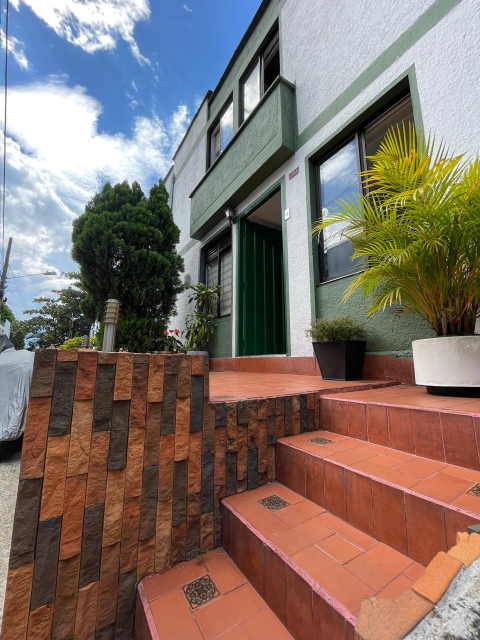
#> input picture Rotacion_Traslacion_Ecualizacion/input/casa_dia.jpg, 960 x 1280 px, found by its file name (shown at 1/2 size)
$ jupyter execute Rotacion_Traslacion_Ecualizacion.ipynb
#> lines starting #> are read from the running program, lines starting #| are printed output that depends on the picture
# Transformaciones Geométricas y Ecualización de Histogramas

## Objetivo
Analizar y aplicar técnicas de **procesamiento digital de imágenes** que incluyan transformaciones geométricas (rotación, traslación y escalado) y **ecualización de histogramas**, con el fin de comprender cómo se modifican las propiedades espaciales y tonalidades de una imagen.

---

## Fundamentación Teórica

### 1. Procesamiento Digital de Imágenes
El procesamiento digital de imágenes consiste en aplicar **operaciones matemáticas y computacionales** sobre una imagen para mejorar su calidad, extraer información o modificar su estructura visual. Las imágenes son tratadas como matrices numéricas, donde cada píxel representa un valor de intensidad o color.

---

### 2. Transformaciones Geométricas

Las **transformaciones geométricas** alteran la posición, orientación o tamaño de los píxeles de una imagen, manteniendo su contenido original. Son esenciales en tareas como la alineación, rotación, registro o corrección de perspectiva.

#### a) Rotación
Consiste en girar la imagen un ángulo determinado respecto a un punto de referencia, generalmente el centro.
Se representa mediante una **matriz de rotación**:

\begin{bmatrix}
\cos\theta & -\sin\theta \\
\sin\theta & \cos\theta
\end{bmatrix}

Esta operación se implementa en OpenCV con la función `cv2.getRotationMatrix2D()`.

####  b) Traslación
Desplaza todos los píxeles una distancia fija en los ejes X y Y.
Se describe mediante la **matriz de traslación**:

\begin{bmatrix}
1 & 0 & t_x \\
0 & 1 & t_y
\end{bmatrix}

donde \(t_x\) y \(t_y\) son los desplazamientos horizontales y verticales respectivamente.

####  c) Escalado
Cambia el tamaño de la imagen multiplicando sus dimensiones por un factor de escala \(s\).

\begin{bmatrix}
s_x & 0 \\
0 & s_y
\end{bmatrix}

Un valor de \(s > 1\) amplía la imagen, mientras que \(s < 1\) la reduce.

En OpenCV, las transformaciones afines combinan estos efectos y se aplican con `cv2.warpAffine()`.

---

### 3. Creación de GIF Animado

La generación de un GIF a partir de una secuencia de imágenes transformadas permite **visualizar dinámicamente** los cambios geométricos (rotación y escala progresiva).
Este proceso se realiza usando la librería `PIL` o `imageio`, que combinan varios fotogramas en una animación continua.

---

### 4. Histogramas de Imágenes

Un **histograma** representa la distribución de los niveles de intensidad de los píxeles en una imagen.
- En imágenes **claras**, el histograma se concentra en los valores altos (cercanos a 255).
- En imágenes **oscuras**, predomina en los valores bajos (cercanos a 0).
- En imágenes **de buen contraste**, el histograma cubre una mayor parte del rango tonal.

La función `cv2.calcHist()` permite obtener el histograma de una imagen en OpenCV.

---

### 5. Ecualización de Histograma

La **ecualización de histograma** es una técnica de mejora del contraste que redistribuye los niveles de intensidad de una imagen, buscando que los valores se repartan de forma más uniforme.
Su objetivo es **aumentar el rango dinámico** visible y resaltar detalles en zonas oscuras o muy iluminadas.

Matemáticamente, se basa en la **función de distribución acumulativa (CDF)** del histograma normalizado.

En OpenCV, se implementa mediante:
```python
cv2.equalizeHist(imagen_gris)

[cell 1]
import cv2
import numpy as np
import matplotlib.pyplot as plt
from PIL import Image
import imageio
import os

# ==============================================
# CONFIGURACIÓN DE CARPETAS
# ==============================================
INPUT_DIR = "Input"
OUTPUT_DIR = "Output"

os.makedirs(INPUT_DIR, exist_ok=True)
os.makedirs(OUTPUT_DIR, exist_ok=True)

print("📂 Carpeta de entrada:", os.path.abspath(INPUT_DIR))
print("📂 Carpeta de salida:", os.path.abspath(OUTPUT_DIR))

# ==============================================
# FUNCIONES AUXILIARES
# ==============================================

def cargar_imagen(nombre_archivo):
    """Carga una imagen desde la carpeta Input y la devuelve en RGB"""
    ruta = os.path.join(INPUT_DIR, nombre_archivo)
    if not os.path.exists(ruta):
        raise FileNotFoundError(f"❌ No se encontró la imagen: {ruta}")
    img = cv2.imread(ruta)
    img = cv2.cvtColor(img, cv2.COLOR_BGR2RGB)
    print(f"✅ Imagen cargada: {nombre_archivo}")
    return img, ruta


def mostrar_imagenes(imagenes, titulos, nombre_salida, figsize=(12, 6)):
    """Muestra una lista de imágenes con sus títulos y las guarda en Output"""
    n = len(imagenes)
    plt.figure(figsize=figsize)
    for i in range(n):
        plt.subplot(1, n, i + 1)
        plt.imshow(imagenes[i])
        plt.title(titulos[i])
        plt.axis("off")

    plt.tight_layout()
    ruta_salida = os.path.join(OUTPUT_DIR, nombre_salida)
    plt.savefig(ruta_salida)
    plt.show()
    print(f"💾 Imagen guardada en: {ruta_salida}")


def transformar_imagen(img, angulo=0, traslacion=(0, 0), escala=1.0):
    """Aplica rotación, traslación y escala a una imagen"""
    h, w = img.shape[:2]
    center = (w // 2, h // 2)

    # Rotación + Escala
    M_rot = cv2.getRotationMatrix2D(center, angulo, escala)
    transformed = cv2.warpAffine(img, M_rot, (w, h))

    # Traslación
    tx, ty = traslacion
    M_trans = np.float32([[1, 0, tx], [0, 1, ty]])
    transformed = cv2.warpAffine(transformed, M_trans, (w, h))

    return transformed


def crear_gif(imagen, pasos=8, duracion=300, nombre="transformaciones.gif"):
    """Crea un GIF de transformaciones rotación + escala decreciente"""
    h, w = imagen.shape[:2]
    center = (w // 2, h // 2)
    frames = []

    for i in range(pasos):
        angle = 15 * i
        scale = max(0.1, 1 - i * 0.05)
        M = cv2.getRotationMatrix2D(center, angle, scale)
        transformed = cv2.warpAffine(imagen, M, (w, h))
        frames.append(Image.fromarray(transformed))

    ruta_gif = os.path.join(OUTPUT_DIR, nombre)
    frames[0].save(ruta_gif, save_all=True, append_images=frames[1:], duration=duracion, loop=0)
    print(f"💾 GIF creado: {ruta_gif}")


def ecualizar_histograma(img, nombre="ecualizacion.png"):
    """Convierte a gris y ecualiza el histograma"""
    gray = cv2.cvtColor(img, cv2.COLOR_RGB2GRAY)
    eq = cv2.equalizeHist(gray)

    # Mostrar y guardar imágenes
    mostrar_imagenes([gray, eq], ["Original", "Ecualizada"], nombre)

    # Mostrar histogramas
    hist_original = cv2.calcHist([gray], [0], None, [256], [0, 256])
    hist_eq = cv2.calcHist([eq], [0], None, [256], [0, 256])

    plt.figure(figsize=(8, 4))
    plt.plot(hist_original, label="Original")
    plt.plot(hist_eq, label="Ecualizada")
    plt.title("Comparación de histogramas")
    plt.xlabel("Nivel de intensidad")
    plt.ylabel("Frecuencia")
    plt.legend()

    ruta_hist = os.path.join(OUTPUT_DIR, "histograma_ecualizacion.png")
    plt.savefig(ruta_hist)
    plt.show()
    print(f"💾 Histograma guardado: {ruta_hist}")


def comparar_histogramas(nombres_archivos, etiquetas=["Día", "Noche"], nombre="comparacion_histogramas.png"):
    """Compara histogramas de imágenes Día y Noche"""
    if len(nombres_archivos) < 2:
        print("⚠️ Se requieren al menos dos imágenes para comparar histogramas.")
        return

    hists = []
    for archivo in nombres_archivos:
        ruta = os.path.join(INPUT_DIR, archivo)
        img = cv2.imread(ruta)
        img_gray = cv2.cvtColor(img, cv2.COLOR_BGR2GRAY)
        hist = cv2.calcHist([img_gray], [0], None, [256], [0, 256])
        hist /= hist.sum()
        hists.append(hist)

    plt.figure(figsize=(8, 4))
    colores = ['gold', 'blue']
    for i in range(2):
        plt.plot(hists[i], label=etiquetas[i], color=colores[i])
    plt.title("Comparación de histogramas Día vs Noche")
    plt.xlabel("Intensidad de píxel")
    plt.ylabel("Frecuencia normalizada")
    plt.legend()

    ruta_salida = os.path.join(OUTPUT_DIR, nombre)
    plt.savefig(ruta_salida)
    plt.show()
    print(f"💾 Comparación guardada: {ruta_salida}")

# ==============================================
# 1. CARGAR IMÁGENES DESDE INPUT
# ==============================================
img_dia, ruta_dia = cargar_imagen("casa_dia.jpg")
#> in cargar_imagen, img is the input picture: shape (1280, 960, 3); mean B, G, R 104.6, 113.2, 128.6
#> ruta_dia = 'Input/casa_dia.jpg'
img_noche, ruta_noche = cargar_imagen("casa_noche.jpg")
#> call 2 of cargar_imagen, with nombre_archivo = 'casa_noche.jpg'
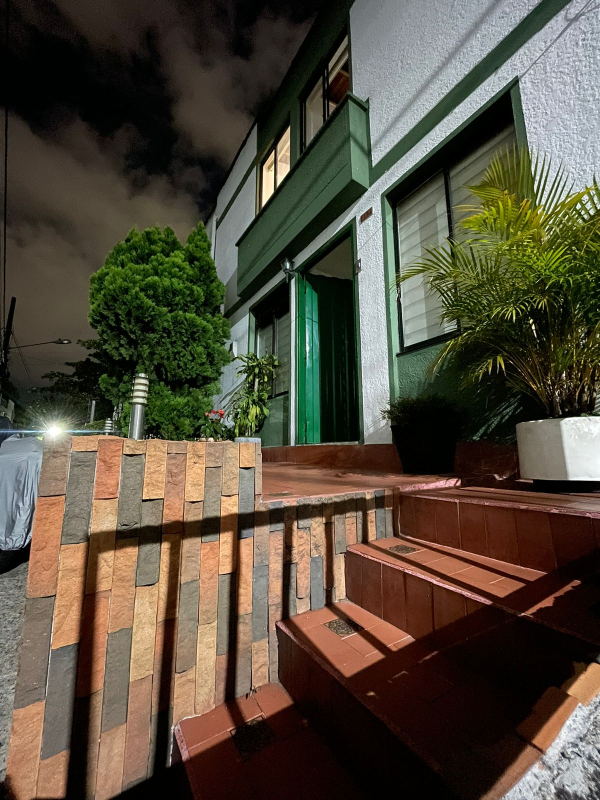
#> input picture Rotacion_Traslacion_Ecualizacion/input/casa_noche.jpg, 1200 x 1600 px, found by its file name (shown at 1/2 size)
#> in cargar_imagen, img is the input picture: shape (1600, 1200, 3); mean B, G, R 60.9, 76.2, 84.6
#> ruta_noche = 'Input/casa_noche.jpg'

mostrar_imagenes([img_dia, img_noche], ["Imagen Día", "Imagen Noche"], "imagenes_originales.png")
#> in mostrar_imagenes, `n = len(imagenes)`: n = 2
#> in mostrar_imagenes, `plt.savefig(ruta_salida)`:
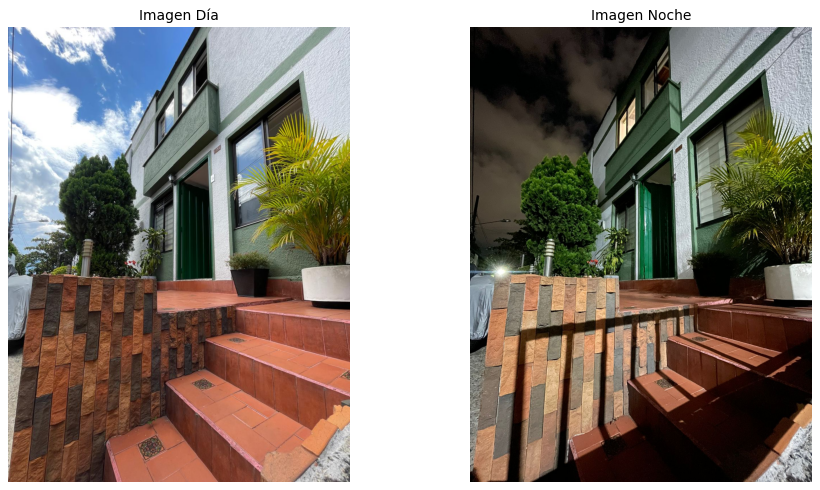
#> figure drawn by matplotlib, 2 panels

# ==============================================
# 2. TRANSFORMACIONES GEOMÉTRICAS
# ==============================================
rotated = transformar_imagen(img_dia, angulo=30)
#> in transformar_imagen, `transformed = cv2.warpAffine(img, M_rot, (w, h))`:
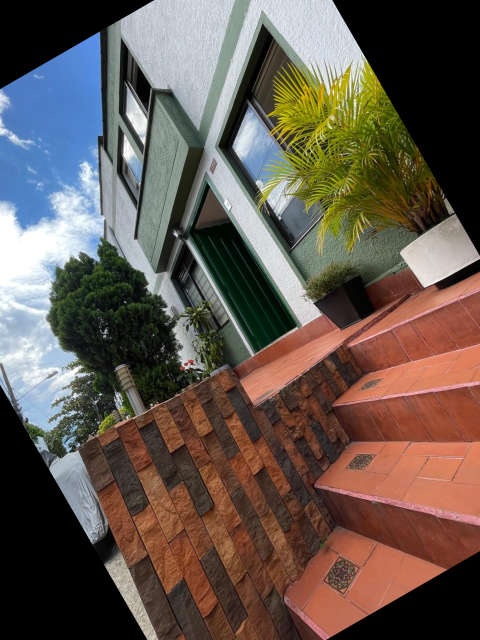
#> transformed: shape (1280, 960, 3) (shown at 1/2 size); mean R, G, B 99.5, 87.4, 78.7
translated = transformar_imagen(img_dia, traslacion=(50, 30))
#> call 2 of transformar_imagen, with angulo = 0, traslacion = (50, 30), escala = 1
#> in transformar_imagen (call 2), `transformed = cv2.warpAffine(transformed, M_trans, (w, h))`:
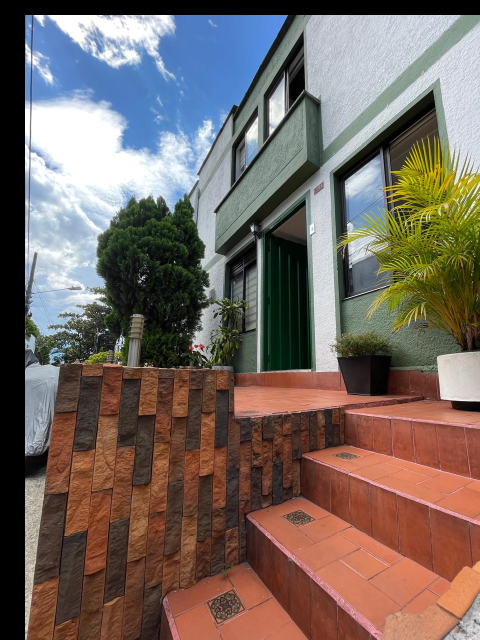
#> transformed: shape (1280, 960, 3) (shown at 1/2 size); mean R, G, B 117, 103.8, 96.7
scaled = cv2.resize(img_dia, None, fx=1.5, fy=1.5)

mostrar_imagenes(
    [img_dia, rotated, translated, scaled],
    ["Original", "Rotada", "Trasladada", "Escalada"],
    "transformaciones.png"
)

# ==============================================
# 3. CREAR GIF DE TRANSFORMACIONES
# ==============================================
crear_gif(img_dia)
#> the loop in crear_gif, `for i in range(pasos):` made 8 passes
#> pass 3, in crear_gif, `transformed = cv2.warpAffine(imagen, M, (w, h))`:
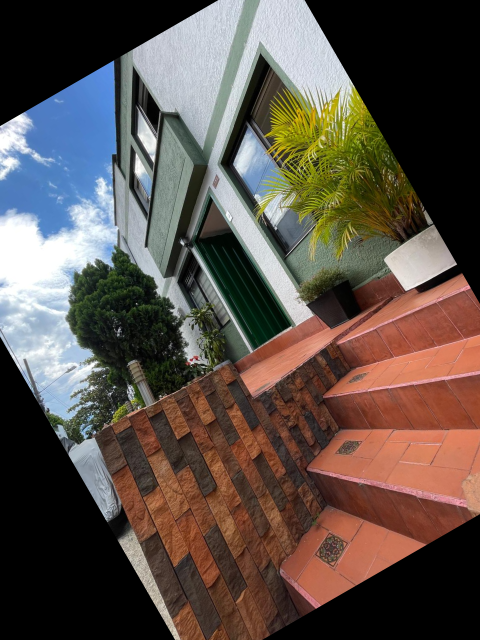
#> transformed: shape (1280, 960, 3) (shown at 1/2 size); mean R, G, B 91.3, 80, 72.9
#> after the loop in crear_gif, `for i in range(pasos):`:
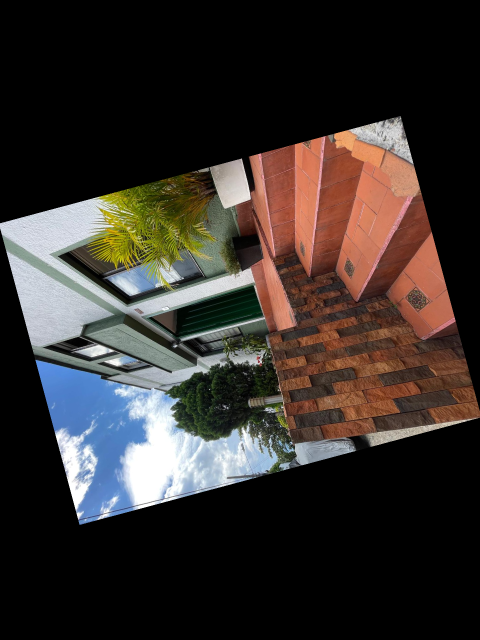
#> transformed: shape (1280, 960, 3) (shown at 1/2 size); mean R, G, B 54.3, 47.8, 44.2
#> after the loop in crear_gif, `for i in range(pasos):`: frames = 8 items

# ==============================================
# 4. ECUALIZACIÓN DE HISTOGRAMA
# ==============================================
ecualizar_histograma(img_dia)
#> in ecualizar_histograma, `gray = cv2.cvtColor(img, cv2.COLOR_RGB2GRAY)`:
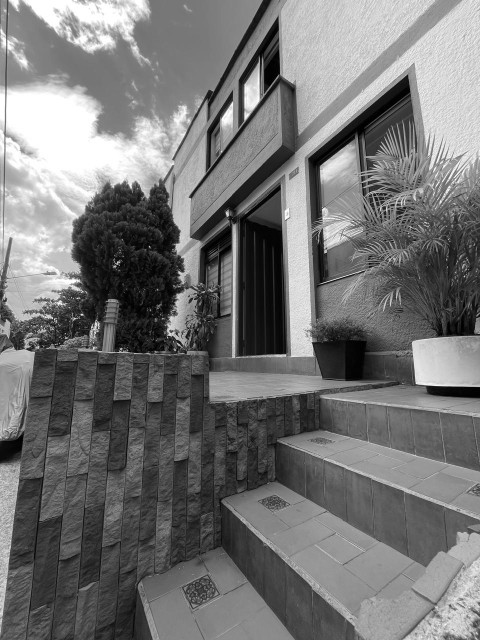
#> gray: shape (1280, 960) (shown at 1/2 size); min 0, max 255, mean 116.8
#> in ecualizar_histograma, `eq = cv2.equalizeHist(gray)`:
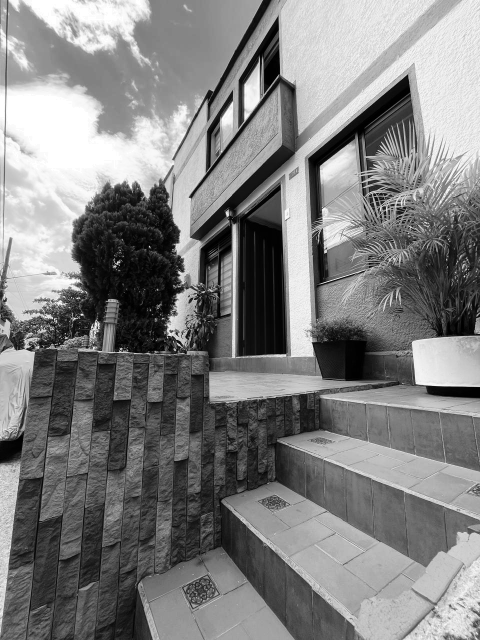
#> eq: shape (1280, 960) (shown at 1/2 size); min 0, max 255, mean 128
#> in ecualizar_histograma, `hist_original = cv2.calcHist([gray], [0], None, [256], [0, 256])`: hist_original = 256 values, max 24666 at index 255, min 856 at index 247, mean 4800
#> in ecualizar_histograma, `hist_eq = cv2.calcHist([eq], [0], None, [256], [0, 256])`: hist_eq = 256 values, max 24666 at index 255, min 0 at index 32, mean 4800
#> in ecualizar_histograma, `plt.savefig(ruta_hist)`:
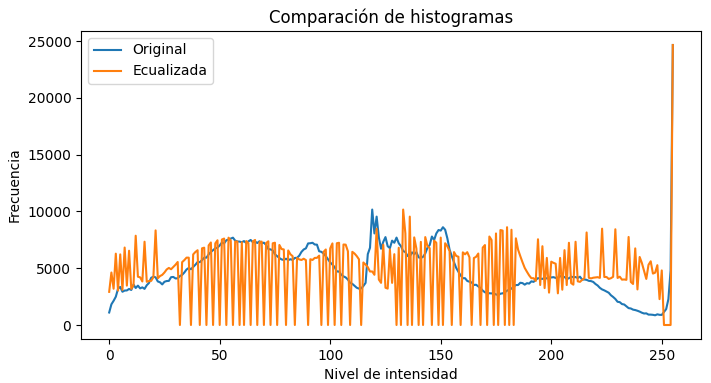
#> figure drawn by matplotlib, 1 panel; curve peaks at x = 255, y = 24666; curve peaks at x = 255, y = 24666

# ==============================================
# 5. COMPARAR HISTOGRAMAS DÍA VS NOCHE
# ==============================================
comparar_histogramas(["casa_dia.jpg", "casa_noche.jpg"])
#> in comparar_histogramas, `hist = cv2.calcHist([img_gray], [0], None, [256], [0, 256])`: hist has the same summary as hist_original in ecualizar_histograma
#> in comparar_histogramas, `hist /= hist.sum()`: hist = 256 values, max 0.0201 at index 255, min 0.000697 at index 247, mean 0.00391
#> in comparar_histogramas, `plt.savefig(ruta_salida)`:
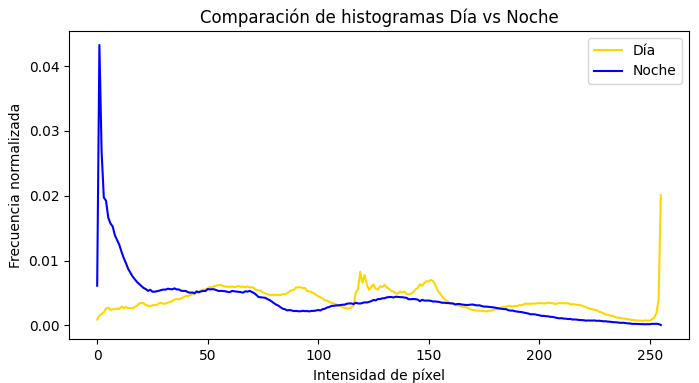
#> figure drawn by matplotlib, 1 panel; curve peaks at x = 255, y = 0.0201; curve peaks at x = 1, y = 0.0433
